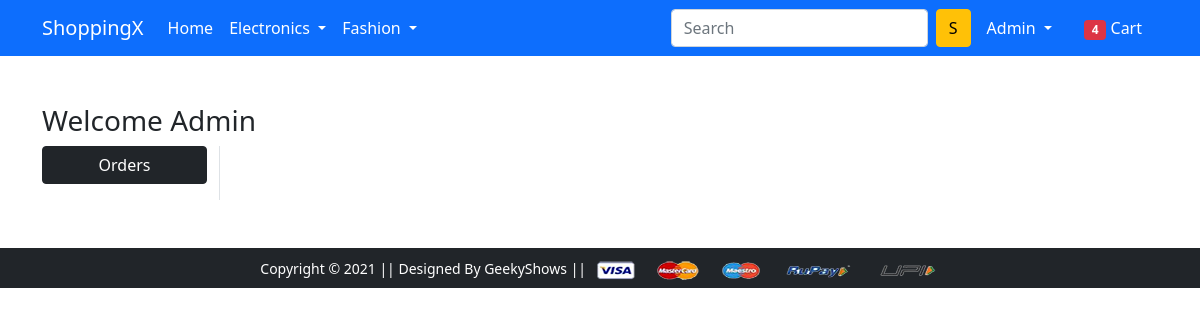
The page /orders/ (signed in) on the database as committed earlier.
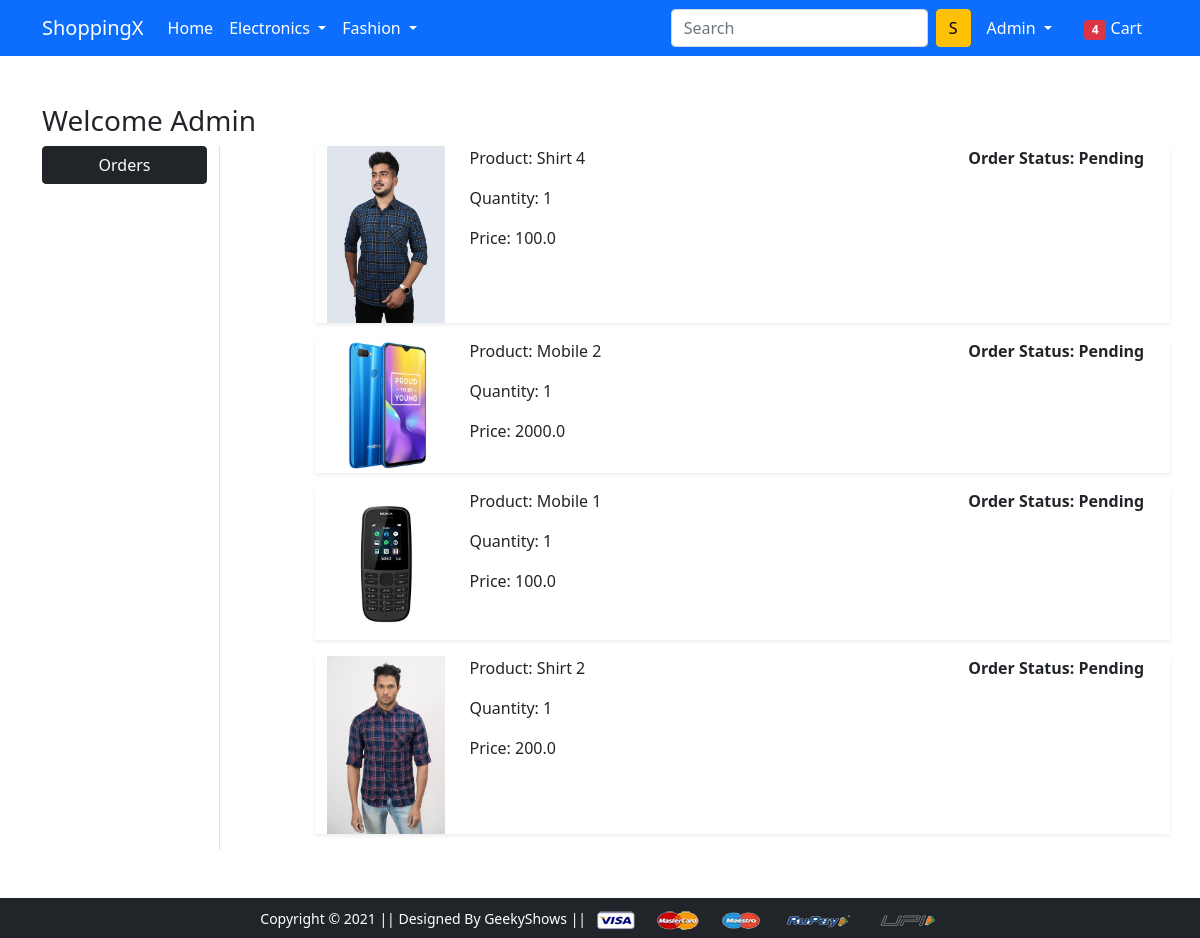
The same page on the database as committed later.
### app/models.py (models this page shows)
class OrderPlaced(models.Model):
    user=models.ForeignKey(User,on_delete=models.CASCADE)
    customer=models.ForeignKey(Customer,on_delete=models.CASCADE)
    product=models.ForeignKey(Product,on_delete=models.CASCADE)
    quantity=models.PositiveBigIntegerField(default=1)
    ordered_date=models.DateTimeField(auto_now_add=True)
    status=models.CharField(max_length=50,choices=STATE_CHOICES,default='Pending')
    @property
    def total_cost(self):
        return self.quantity * self.product.discounted_price

class Product(models.Model):
    title=models.CharField(max_length=100)
    selling_price=models.FloatField()
    discounted_price=models.FloatField()
    description=models.TextField()
    brand=models.CharField(max_length=100)
    category=models.CharField(choices=CATEGORY_CHOICES,max_length=2)
    product_image=models.ImageField(upload_to='productimg')

### app/views.py (the view)
# urls.py: path('orders/', views.orders, name='orders'),
@login_required
def orders(request):
    op=OrderPlaced.objects.filter(user=request.user)
    return render(request, 'app/orders.html',{'order_placed':op})

### app/templates/app/orders.html (shortened to what this page needs)
{% extends 'app/base.html' %}
{% load static %}
{% block main-content %}
<div class="container my-5">
 <div class="row">
 <h3>Welcome <span class="text-capitalize">{{request.user}}</span></h3>
  <div class="col-sm-2 border-end">
   <ul class="list-unstyled">
    <li class="d-grid"><a href="{% url 'orders' %}" class="btn btn-dark">Orders</a></li>
   </ul>
  </div>
  <div class="col-sm-9 offset-sm-1">
    {% for op in order_placed %}
   <div class="row shadow-sm mb-3">
    <div class="col-sm-2">
        <img src="{{op.product.product_image.url}}" alt=""
        srcset="" class="img-fluid" height="150" width="150">
    </div>
    <div class="col-sm-7">
        <p>Product: {{op.product.title}}</p>
        <p>Quantity: {{op.quantity}}</p>
        <p>Price: {{op.total_cost}}</p>
    </div>
    <div class="col-sm-3 fw-bold">
        <p>Order Status: {{op.status}}</p>
    </div>
   </div>
   {% endfor %}
  </div>
 </div>
</div>
{% endblock main-content %}

Rows that differ between the two databases and show on the page:
added OrderPlaced: product.product_image (picture), product "Shirt 4", quantity "1", total_cost "100.0", status "Pending"
added OrderPlaced: product.product_image (picture), product "Mobile 2", quantity "1", total_cost "2000.0", status "Pending"
added OrderPlaced: product.product_image (picture), product "Mobile 1", quantity "1", total_cost "100.0", status "Pending"
added OrderPlaced: product.product_image (picture), product "Shirt 2", quantity "1", total_cost "200.0", status "Pending"
